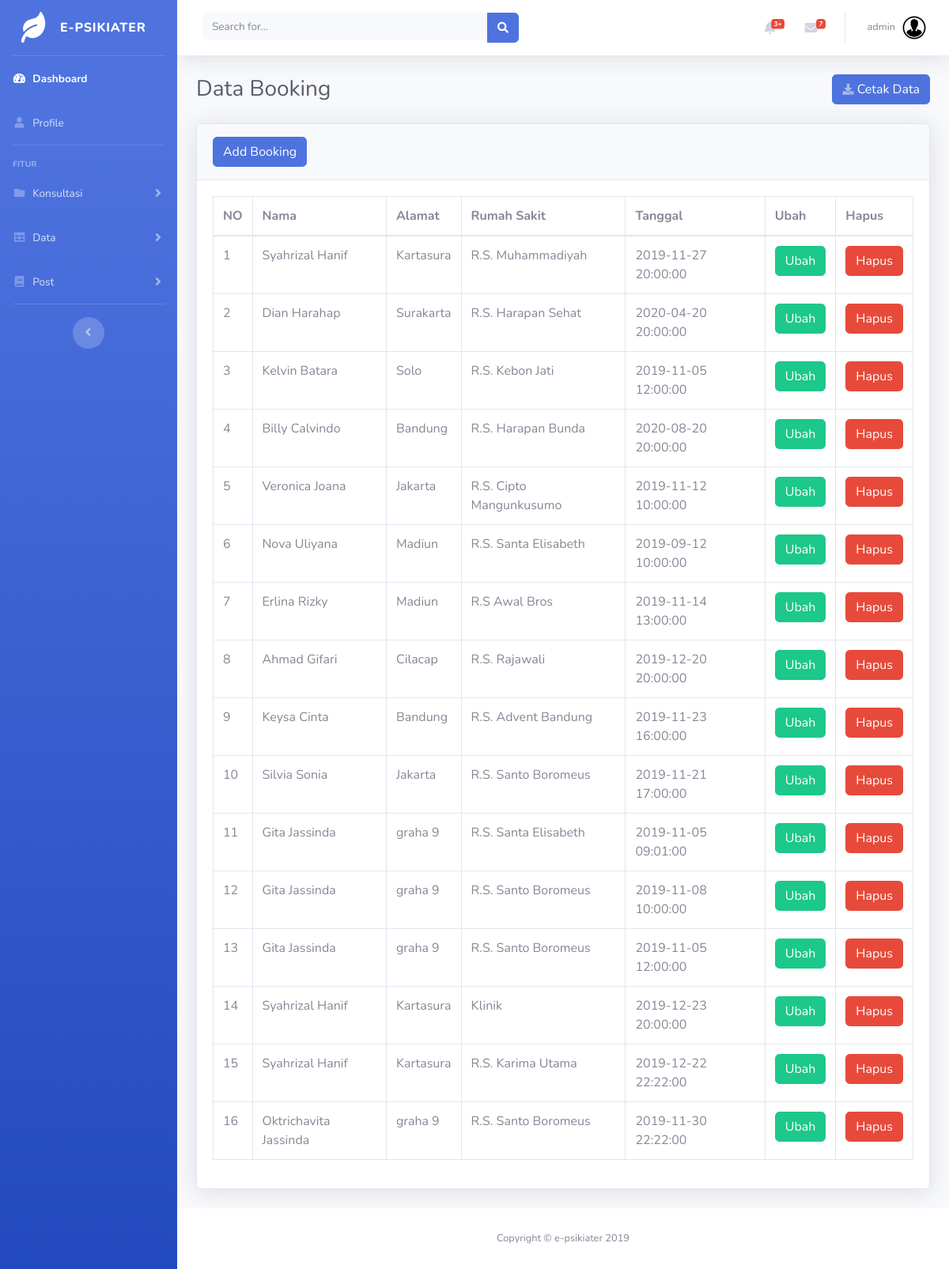
Screenshot of /admin/booking.php (signed in) with the database file from the repository.
### tables this page shows
CREATE TABLE `booking` (
  `id` int(100) NOT NULL,
  `id_rs` int(100) NOT NULL,
  `id_anggota` int(100) NOT NULL,
  `nama` varchar(255) NOT NULL,
  `alamat` varchar(255) NOT NULL,
  `tanggal` datetime NOT NULL
);

CREATE TABLE `rs` (
  `id` int(100) NOT NULL,
  `nama` varchar(255) NOT NULL,
  `email` varchar(255) NOT NULL,
  `alamat` varchar(255) NOT NULL
);

### admin/booking.php (the view, shortened to what this page needs)
<?php
include 'fungsi/keamanan.php';
include 'includes/header.php';
include 'includes/navbar.php';
?>
<div class="container-fluid">
<div class="d-sm-flex align-items-center justify-content-between mb-4">
    <h1 class="h3 mb-0 text-gray-800">Data Booking</h1>
        <form class="form-inline" target="_blank" method="post" action="bookingcetak.php">
              <button type="submit" id="pdf" name="generate_pdf" class="btn btn-primary"><i class="fas fa-download fa-sm text-white-50"></i> Cetak Data</button>
        </form>
  </div>
<div class="card shadow mb-4">
  <div class="card-header py-3">
            <button type="button" class="btn btn-primary" data-toggle="modal" data-target="#addadminprofile">
              Add Booking
            </button>
  </div>
  <div class="card-body">
    <div class="table-responsive">
      <table class="table table-bordered" id="dataTable" width="100%" cellspacing="0">
        <thead>
          <tr>
            <th>NO </th>
            <th>Nama </th>
            <th>Alamat </th>
            <th>Rumah Sakit </th>
            <th>Tanggal </th>
            <th>Ubah </th>
            <th>Hapus </th>
          </tr>
        </thead>
        <tbody>
          <?php
$query = mysqli_query($connection, " SELECT b.id, b.id_rs 'id_rs', b.nama 'nama_orang', b.alamat, r.nama 'rs', b.tanggal FROM anggota a JOIN booking b ON a.id = b.id_anggota JOIN rs r on b.id_rs = r.id; ");
$no = 1;
while ($data = mysqli_fetch_array($query)) {
    ?>
          <tr>
            <td><?php echo $no; ?></td>
            <td><?php echo $data["nama_orang"]; ?></td>
            <td><?php echo $data["alamat"]; ?></td>
            <td><?php echo $data["rs"]; ?></td>
            <td><?php echo $data["tanggal"]; ?></td>
            <td>
              <form action="bookingedit.php" method="POST">
                <button type="submit" name="edit_btn" class="btn btn-success">Ubah</button>
              </form>
            </td>
            <td>
            <form action="fungsi/bookingcode.php" method="post">
            <button type="submit" name="delete_btn" class="btn btn-danger">Hapus</button>
            </form>
            </td>
          </tr>
          <?php
$no++;
}
?>
        </tbody>
      </table>
    </div>
  </div>
</div>
</div>
<?php
include 'includes/footer.php';
?>

### admin/includes/header.php (shortened to what this page needs)
<!DOCTYPE html>
<html lang="en">
<head>
  <link href="vendor/fontawesome-free/css/all.min.css" rel="stylesheet" type="text/css">
  <link href="css/sb-admin-2.min.css" rel="stylesheet">
</head>
<body id="page-top">
  <div id="wrapper">

### admin/includes/navbar.php (shortened to what this page needs)
   <ul class="navbar-nav bg-gradient-primary sidebar sidebar-dark accordion" id="accordionSidebar">
<a class="sidebar-brand d-flex align-items-center justify-content-center" href="index.php">
  <div class="sidebar-brand-icon rotate-n-15">
    <i class="fas fa-leaf"></i>
  </div>
  <div class="sidebar-brand-text mx-3">e-psikiater</div>
</a>
<hr class="sidebar-divider my-0">
<li class="nav-item active">
  <a class="nav-link" href="index.php">
    <i class="fas fa-fw fa-tachometer-alt"></i>
    <span>Dashboard</span></a>
</li>
<li class="nav-item">
  <a class="nav-link" href="profile.php">
    <i class="fas fa-fw fa-user"></i>
    <span>Profile</span>
  </a>
</li>
<hr class="sidebar-divider">
<div class="sidebar-heading">
  Fitur
</div>
<li class="nav-item">
  <a class="nav-link collapsed" href="#" data-toggle="collapse" data-target="#collapsePages" aria-expanded="true" aria-controls="collapsePages">
    <i class="fas fa-fw fa-folder"></i>
    <span>Konsultasi </span>
  </a>
</li>
<li class="nav-item">
  <a class="nav-link collapsed" href="#" data-toggle="collapse" data-target="#collapseTables" aria-expanded="true" aria-controls="collapseTables">
    <i class="fas fa-fw fa-table"></i>
    <span>Data</span>
  </a>
</li>
<li class="nav-item">
  <a class="nav-link collapsed" href="#" data-toggle="collapse" data-target="#collapseBook" aria-expanded="true" aria-controls="collapseBook">
    <i class="fas fa-fw fa-book"></i>
    <span>Post</span>
  </a>
</li>
<hr class="sidebar-divider d-none d-md-block">
<div class="text-center d-none d-md-inline">
  <button class="rounded-circle border-0" id="sidebarToggle"></button>
</div>
</ul>
    <div id="content-wrapper" class="d-flex flex-column">
      <div id="content">
        <nav class="navbar navbar-expand navbar-light bg-white topbar mb-4 static-top shadow">
          <form class="d-none d-sm-inline-block form-inline mr-auto ml-md-3 my-2 my-md-0 mw-100 navbar-search">
            <div class="input-group">
              <input type="text" class="form-control bg-light border-0 small" placeholder="Search for..." aria-label="Search" aria-describedby="basic-addon2">
              <div class="input-group-append">
                <button class="btn btn-primary" type="button">
                  <i class="fas fa-search fa-sm"></i>
                </button>
              </div>
            </div>
          </form>
          <ul class="navbar-nav ml-auto">
            <li class="nav-item dropdown no-arrow mx-1">
              <a class="nav-link dropdown-toggle" href="#" id="alertsDropdown" role="button" data-toggle="dropdown" aria-haspopup="true" aria-expanded="false">
                <i class="fas fa-bell fa-fw"></i>
                <span class="badge badge-danger badge-counter">3+</span>
              </a>
            </li>
            <li class="nav-item dropdown no-arrow mx-1">
              <a class="nav-link dropdown-toggle" href="#" id="messagesDropdown" role="button" data-toggle="dropdown" aria-haspopup="true" aria-expanded="false">
                <i class="fas fa-envelope fa-fw"></i>
                <span class="badge badge-danger badge-counter">7</span>
              </a>
            </li>
            <li class="nav-item dropdown no-arrow">
              <a class="nav-link dropdown-toggle" href="#" id="userDropdown" role="button" data-toggle="dropdown" aria-haspopup="true" aria-expanded="false">
                <span class="mr-2 d-none d-lg-inline text-gray-600 small">
               <?php echo $_SESSION['username']; ?>
                </span>
                <img class="img-profile rounded-circle" src="upload/user2.png" width="100" height="100" >
              </a>
            </li>
          </ul>
        </nav>

### admin/includes/footer.php
      <footer class="sticky-footer bg-white">
        <div class="container my-auto">
          <div class="copyright text-center my-auto">
            <span>Copyright &copy; e-psikiater 2019</span>
          </div>
        </div>
      </footer>
      </div>
      </div>
    </div>
</body>
</html>

### rows the page displays
booking: nama "Syahrizal Hanif", alamat "Kartasura", id_rs.nama "R.S. Muhammadiyah", tanggal "2019-11-27 20:00:00"
booking: nama "Dian Harahap", alamat "Surakarta", id_rs.nama "R.S. Harapan Sehat", tanggal "2020-04-20 20:00:00"
booking: nama "Kelvin Batara", alamat "Solo", id_rs.nama "R.S. Kebon Jati", tanggal "2019-11-05 12:00:00"
booking: nama "Billy Calvindo", alamat "Bandung", id_rs.nama "R.S. Harapan Bunda", tanggal "2020-08-20 20:00:00"
booking: nama "Veronica Joana", alamat "Jakarta", id_rs.nama "R.S. Cipto Mangunkusumo", tanggal "2019-11-12 10:00:00"
booking: nama "Nova Uliyana", alamat "Madiun", id_rs.nama "R.S. Santa Elisabeth", tanggal "2019-09-12 10:00:00"
booking: nama "Erlina Rizky", alamat "Madiun", id_rs.nama "R.S Awal Bros", tanggal "2019-11-14 13:00:00"
booking: nama "Ahmad Gifari", alamat "Cilacap", id_rs.nama "R.S. Rajawali", tanggal "2019-12-20 20:00:00"
booking: nama "Keysa Cinta", alamat "Bandung", id_rs.nama "R.S. Advent Bandung", tanggal "2019-11-23 16:00:00"
booking: nama "Silvia Sonia", alamat "Jakarta", id_rs.nama "R.S. Santo Boromeus", tanggal "2019-11-21 17:00:00"
booking: nama "Gita Jassinda", alamat "graha 9", id_rs.nama "R.S. Santa Elisabeth", tanggal "2019-11-05 09:01:00"
booking: nama "Gita Jassinda", alamat "graha 9", id_rs.nama "R.S. Santo Boromeus", tanggal "2019-11-08 10:00:00"
booking: nama "Gita Jassinda", alamat "graha 9", id_rs.nama "R.S. Santo Boromeus", tanggal "2019-11-05 12:00:00"
booking: nama "Syahrizal Hanif", alamat "Kartasura", id_rs.nama "Klinik", tanggal "2019-12-23 20:00:00"
booking: nama "Syahrizal Hanif", alamat "Kartasura", id_rs.nama "R.S. Karima Utama", tanggal "2019-12-22 22:22:00"
booking: nama "Oktrichavita Jassinda", alamat "graha 9", id_rs.nama "R.S. Santo Boromeus", tanggal "2019-11-30 22:22:00"

### other values shown
$_SESSION['username'] "admin"
